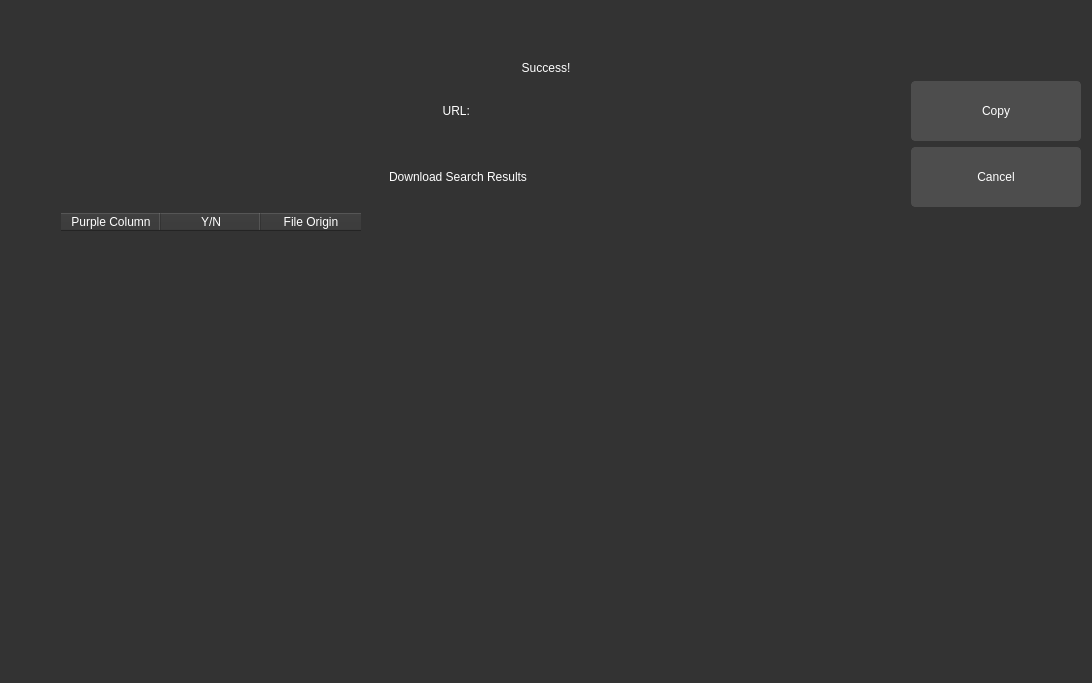
<?xml version="1.0" encoding="UTF-8"?>
<ui version="4.0">
 <class>Form</class>
 <widget class="QWidget" name="Form">
  <property name="geometry">
   <rect>
    <x>0</x>
    <y>0</y>
    <width>1092</width>
    <height>683</height>
   </rect>
  </property>
  <property name="minimumSize">
   <size>
    <width>700</width>
    <height>500</height>
   </size>
  </property>
  <property name="windowTitle">
   <string>Form</string>
  </property>
  <property name="styleSheet">
   <string notr="true">  QWidget {
        background-color: #333333;
        color: #ffffff;
        border: none;
    }
    QPushButton {
        background-color: #4d4d4d;
        border: 1px solid #4d4d4d;
        border-radius: 4px;
        color: #ffffff;
        padding: 5px;
    }
    QPushButton:hover {
        background-color: #5a5a5a;
        border: 1px solid #5a5a5a;
    }
    QCheckBox {
        color: #ffffff;
    }
    QLineEdit {
        background-color: #4d4d4d;
        border: 1px solid #4d4d4d;
        color: #ffffff;
        padding: 5px;
    }
    QTextEdit {
        background-color: #4d4d4d;
        border: 1px solid #4d4d4d;
        color: #ffffff;
        padding: 5px;
    }
    QProgressBar {
        border: 1px solid #444444;
        border-radius: 7px;
        background-color: #2e2e2e;
        text-align: center;
        font-size: 10pt;
        color: white;
    }
    QProgressBar::chunk {
        background-color: #3a3a3a;
        width: 5px;
    }
    QScrollBar:vertical {
        border: none;
        background-color: #3a3a3a;
        width: 10px;
        margin: 16px 0 16px 0;
    }
    QScrollBar::handle:vertical {
        background-color: #444444;
        border-radius: 5px;
    }
    QScrollBar:horizontal {
        border: none;
        background-color: #3a3a3a;
        height: 10px;
        margin: 0px 16px 0 16px;
    }
    QScrollBar::handle:horizontal {
        background-color: #444444;
        border-radius: 5px;
    }
    QTabWidget {
        background-color: #2e2e2e;
        border: none;
    }
    QTabBar::tab {
        background-color: #2e2e2e;
        color: #b1b1b1;
        padding: 8px 20px;
        border-top-left-radius: 5px;
        border-top-right-radius: 5px;
        border: none;
    }

    QTabBar::tab:selected, QTabBar::tab:hover {
        background-color: #3a3a3a;
        color: white;
    }</string>
  </property>
  <layout class="QVBoxLayout" name="verticalLayout_2">
   <item>
    <layout class="QVBoxLayout" name="verticalLayout">
     <item>
      <layout class="QHBoxLayout" name="horizontalLayout">
       <property name="topMargin">
        <number>50</number>
       </property>
       <item>
        <widget class="QLabel" name="unload">
         <property name="styleSheet">
          <string notr="true">font: 700 56pt &quot;Segoe UI&quot;;</string>
         </property>
         <property name="text">
          <string>Success!</string>
         </property>
         <property name="alignment">
          <set>Qt::AlignCenter</set>
         </property>
        </widget>
       </item>
      </layout>
     </item>
     <item>
      <layout class="QHBoxLayout" name="horizontalLayout_3">
       <item>
        <layout class="QHBoxLayout" name="horizontalLayout_4">
         <item>
          <widget class="QLabel" name="label">
           <property name="styleSheet">
            <string notr="true">font: 700 40pt &quot;Segoe UI&quot;;</string>
           </property>
           <property name="text">
            <string>URL: </string>
           </property>
           <property name="alignment">
            <set>Qt::AlignCenter</set>
           </property>
          </widget>
         </item>
         <item>
          <widget class="QPushButton" name="submit_button">
           <property name="sizePolicy">
            <sizepolicy hsizetype="Minimum" vsizetype="Fixed">
             <horstretch>0</horstretch>
             <verstretch>0</verstretch>
            </sizepolicy>
           </property>
           <property name="minimumSize">
            <size>
             <width>100</width>
             <height>60</height>
            </size>
           </property>
           <property name="maximumSize">
            <size>
             <width>170</width>
             <height>60</height>
            </size>
           </property>
           <property name="styleSheet">
            <string notr="true">font: 700 15pt &quot;Segoe UI&quot;;</string>
           </property>
           <property name="text">
            <string>Copy</string>
           </property>
          </widget>
         </item>
        </layout>
       </item>
      </layout>
     </item>
     <item>
      <layout class="QHBoxLayout" name="horizontalLayout_5">
       <item>
        <widget class="QLabel" name="label_2">
         <property name="styleSheet">
          <string notr="true">font: 700 40pt &quot;Segoe UI&quot;;</string>
         </property>
         <property name="text">
          <string>Download Search Results</string>
         </property>
         <property name="alignment">
          <set>Qt::AlignCenter</set>
         </property>
        </widget>
       </item>
       <item>
        <widget class="QPushButton" name="cancel_button">
         <property name="enabled">
          <bool>true</bool>
         </property>
         <property name="minimumSize">
          <size>
           <width>100</width>
           <height>60</height>
          </size>
         </property>
         <property name="maximumSize">
          <size>
           <width>170</width>
           <height>60</height>
          </size>
         </property>
         <property name="styleSheet">
          <string notr="true">font: 700 15pt &quot;Segoe UI&quot;;</string>
         </property>
         <property name="text">
          <string>Cancel</string>
         </property>
        </widget>
       </item>
      </layout>
     </item>
     <item>
      <layout class="QHBoxLayout" name="horizontalLayout_2">
       <property name="spacing">
        <number>6</number>
       </property>
       <property name="leftMargin">
        <number>50</number>
       </property>
       <property name="rightMargin">
        <number>50</number>
       </property>
       <property name="bottomMargin">
        <number>350</number>
       </property>
       <item>
        <widget class="QTableWidget" name="tableWidget">
         <column>
          <property name="text">
           <string>Purple Column</string>
          </property>
         </column>
         <column>
          <property name="text">
           <string>Y/N</string>
          </property>
         </column>
         <column>
          <property name="text">
           <string>File Origin</string>
          </property>
         </column>
        </widget>
       </item>
      </layout>
     </item>
    </layout>
   </item>
  </layout>
 </widget>
 <resources/>
 <connections/>
</ui>
